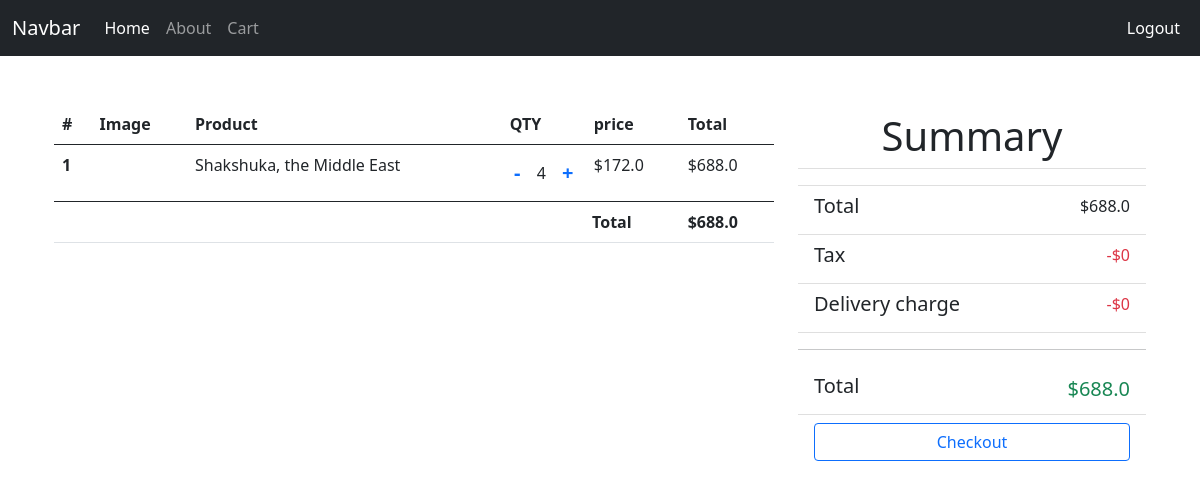
The app's page /cart/ (signed in) with its own data.
### cart/models.py (models this page shows, shortened)
class ProductInCart(models.Model):
    product = models.ForeignKey(Product, on_delete=models.CASCADE, related_name='products')
    cart = models.ForeignKey(Cart, on_delete=models.CASCADE, related_name='products_incart', null=True, blank=True)
    qty = models.IntegerField(default=0)
    ordered = models.BooleanField(default=False)
    @property
    def product_wise_total(self):
        return self.product.price * self.qty

### product/models.py (models this page shows, shortened)
class Product(models.Model):
    title = models.CharField(max_length=255)
    slug = models.SlugField(unique=True)
    image = models.URLField()
    description = models.TextField()
    price = models.FloatField()
    created_at = models.DateTimeField(auto_now_add=True)
    class Meta:
        ordering = ('id',)

### cart/views.py (the view)
# urls.py: path('', views.AddCartView.as_view(), name='cart'),
class AddCartView(LoginRequiredMixin, ListView):
    template_name = 'cart/cart_list.html'
    context_object_name = 'carts'
    def get_queryset(self):
        self.cart = Cart.objects.filter(user=self.request.user, ordered=False).first()
        if self.cart:
            queryset = self.cart.products_incart.all()
            return queryset
        return None
    def get_context_data(self, *args, **kwargs):
        context =  super().get_context_data(*args, **kwargs)
        context['gross_total'] = self.cart.gross_total if self.cart else 0
        return context

### cart/models.py (called while the page is built)
    @property
    def gross_total(self):
        return sum([product.product_wise_total for product in self.products_incart.all()])

### cart/templates/cart/cart_list.html
{% extends 'base.html' %}
{% block content %}
<div class="container my-5">
    <div class="row">
        <div class="col-md-8">
            <table class="table">
                <thead>
                  <tr>
                    <th scope="col">#</th>
                    <th scope="col">Image</th>
                    <th scope="col">Product</th>
                    <th scope="col">QTY</th>
                    <th scope="col">price</th>
                    <th scope="col">Total</th>
                  </tr>
                </thead>
                <tbody>
                {% for cart in carts %}
                    <tr>
                        <th scope="row">1</th>
                        <td><img src="{{ cart.product.image }}" class="rounded img-fluid" width="120px" alt=""></td>
                        <td>{{ cart.product.title }}</td>
                        <td>
                            <div class="d-flex align-items-center justify-content-around">
                                <a href="{% url 'cart:add-remove-cart' pk=cart.id add=0 %}" class="text-decoration-none text-primary fs-5 fw-bold">-</a>
                                <span class="p-2">{{ cart.qty }}</span>
                                <a href="{% url 'cart:add-remove-cart' pk=cart.id add=1 %}" class="text-decoration-none text-primary fs-5 fw-bold">+</a>
                            </div>
                        </td>
                        <td>${{ cart.product.price }}</td>
                        <td>${{ cart.product_wise_total }}</td>
                    </tr>
                {% endfor %}
                </tbody>
                <tfoot>
                    <tr>
                        <th colspan="5" class='text-end fs-6 px-5'>Total</th>
                        <th class="fs-6">${{ gross_total }}</th>
                    </tr>
                </tfoot>
              </table>
        </div>
        <div class="col-md-4">
            <ul class="list-group list-group-flush">
                <li class="list-group-item display-6 text-center">Summary</li>
                <li class="list-group-item"></li>
                <li class="list-group-item d-flex justify-content-between">
                    <h5>Total</h5>
                    <span>${{ gross_total }}</span>
                </li>
                <li class="list-group-item d-flex justify-content-between">
                    <h5>Tax</h5>
                    <span class="text-danger">-$0</span>
                </li>
                <li class="list-group-item d-flex justify-content-between">
                    <h5>Delivery charge</h5>
                    <span class="text-danger">-$0</span>
                </li>
                <hr>
                <li class="list-group-item d-flex justify-content-between">
                    <h5>Total</h5>
                    <span class="text-success fs-5">${{ gross_total }}</span>
                </li>
                <li class="list-group-item text-center d-grid">
                    <a class="btn btn-outline-primary" href="{% url 'order:checkout' %}">Checkout</a>
                </li>
              </ul>
        </div>
    </div>
</div>
{% endblock content %}

### records on screen
ProductInCart: product "Shakshuka, the Middle East", qty "4", product.price "172.0", product_wise_total "688.0"

### other values on screen
{{ gross_total }} "688.0"
